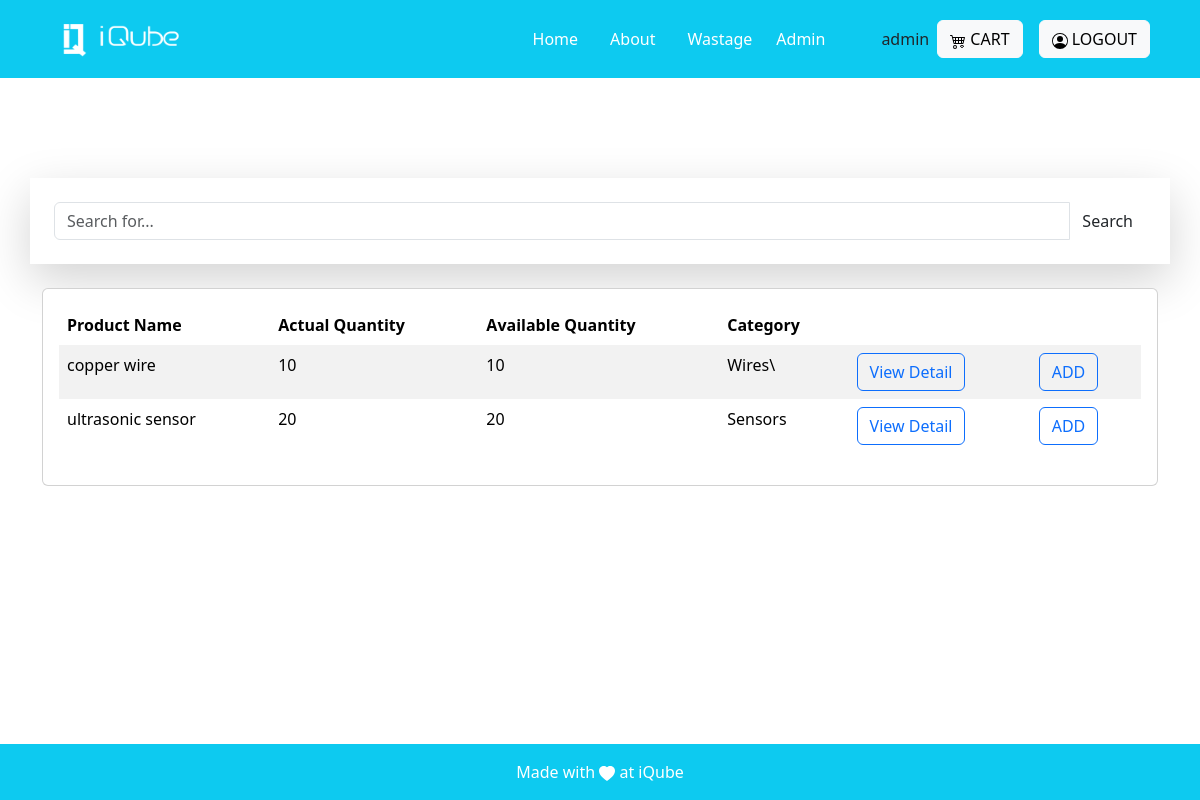
Page /home/ (signed in) on the earlier database version.
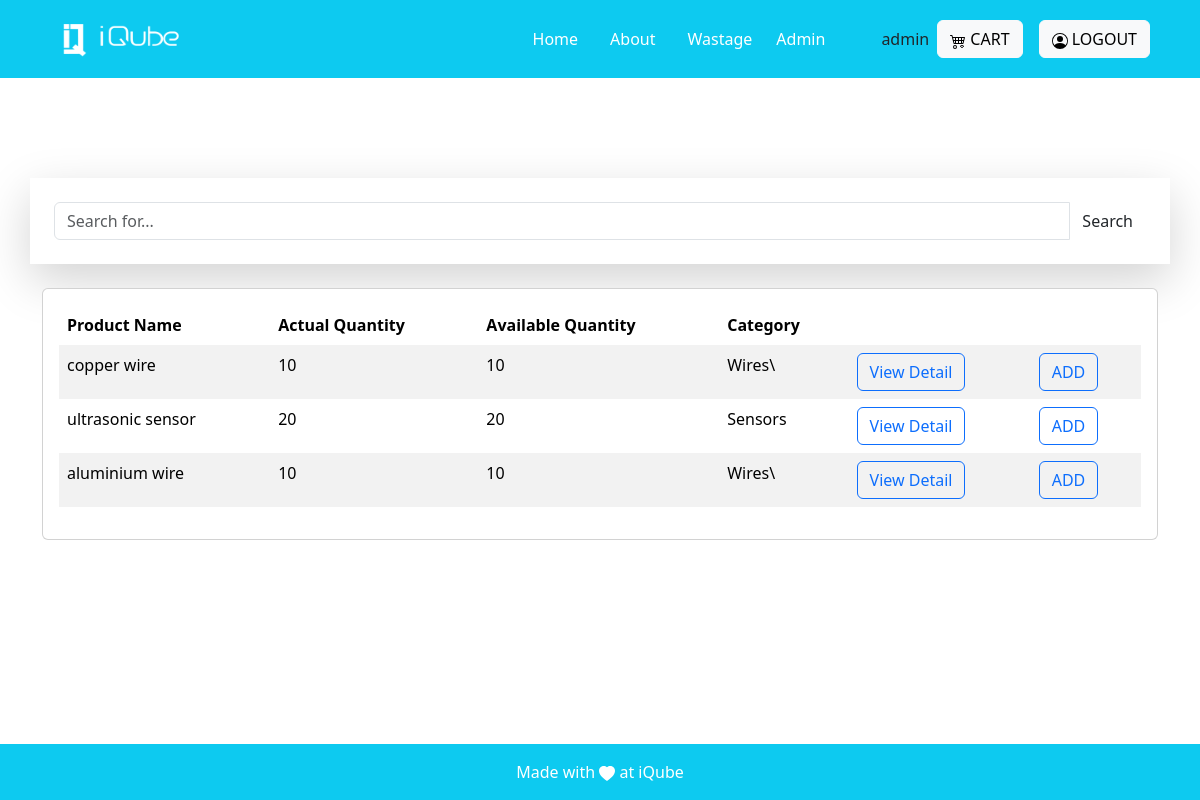
Same page on the later database version.
### invention/models.py (models this page shows, shortened)
class Product(models.Model):
    name=models.CharField(max_length=255)
    decription=models.CharField(max_length=100)
    actual_count=models.PositiveIntegerField()
    available_count=models.PositiveIntegerField()
    category= models.ForeignKey('Category', on_delete=models.CASCADE)
    created_at = models.DateTimeField(auto_now=True)
    image = models.ImageField(upload_to='images')

class Category(models.Model):
    name=models.CharField(max_length=25)
    created_by = models.ForeignKey(User, on_delete=models.CASCADE)
    created_at=models.DateTimeField(auto_now=True)
    class Meta:
        verbose_name_plural = 'Categories'
    def __str__(self):
        return self.name

### invention/views.py (the view)
# urls.py: path('home/', views.home ,name="Home"),
@login_required
def home(request):
    if len(request.user.username)>9:
        user = get_object_or_404(User, id=request.user.id)
        admin_group = Group.objects.get(name='staff')
        user.groups.add(admin_group)
    products = Product.objects.all()
    purchased_items = PurchasedItem.objects.filter(user = request.user)
    cart_items = Cart.objects.all()
    query = request.GET.get('query', '')
    if query:
       products = products.filter(name__icontains = query)
    pur_qty = {item.product.id:item.quantity for item in purchased_items}
    for product in products:
        if product.id in pur_qty:
            product.available_count -= pur_qty[product.id]
    return render(request, 'home.html', {'products': products,})

### invention/templates/home.html (shortened to what this page needs)
{% extends "base.html"%}
{% block base %}
 <div class="container  p-4 shadow-lg  " id=
 "search">
  <form action="{% url 'Home' %}" method="get">
<div class="input-group">
	<input type="text" name="query" value="{{query}}" class="form-control" placeholder="Search for...">
      <span class="input-group-btn">
        <button class="btn btn-search" type="button"> Search</button>
      </span>
</div>
</form>
</div>
<br>
<div class="container mb-5">
<div class="card">
                <div class="card-body">
                  <div class="table-responsive">
                    <table class="table table-striped table-borderless">
                      <thead>
                        <tr>
                          <th>Product Name</th>
                          <th>Actual Quantity</th>
                          <th>Available Quantity</th>
                          <th>Category</th>
                        </tr>
                      </thead>
                      <tbody>
                        {% for product in products %}
                        <tr>
                          <td>{{product.name}}</td>
                          <td>{{ product.actual_count}}</td>
                          <td>{{ product.available_count}}</td>
                          <td>{{ product.category }}</td>
                          <td>
                          <a href="{% url 'Product_description' product.id %}" class="text-decoration-none text-black"><button class="btn btn-outline-primary">View Detail</button> </a></td>
                          <td>
                          <form action="{% url 'add_to_cart' product.id %}">
                          <button class="btn btn-outline-primary">ADD</button>
                          </form>
                          </td>
                        </tr>
                        {% endfor %}
                      </tbody>
                    </table>
                  </div>
                </div>
              </div>
            </div>
{% endblock %}

Differences in the rows shown:
added Product: name "aluminium wire", actual_count "10", available_count "10", category "Wires\\"
